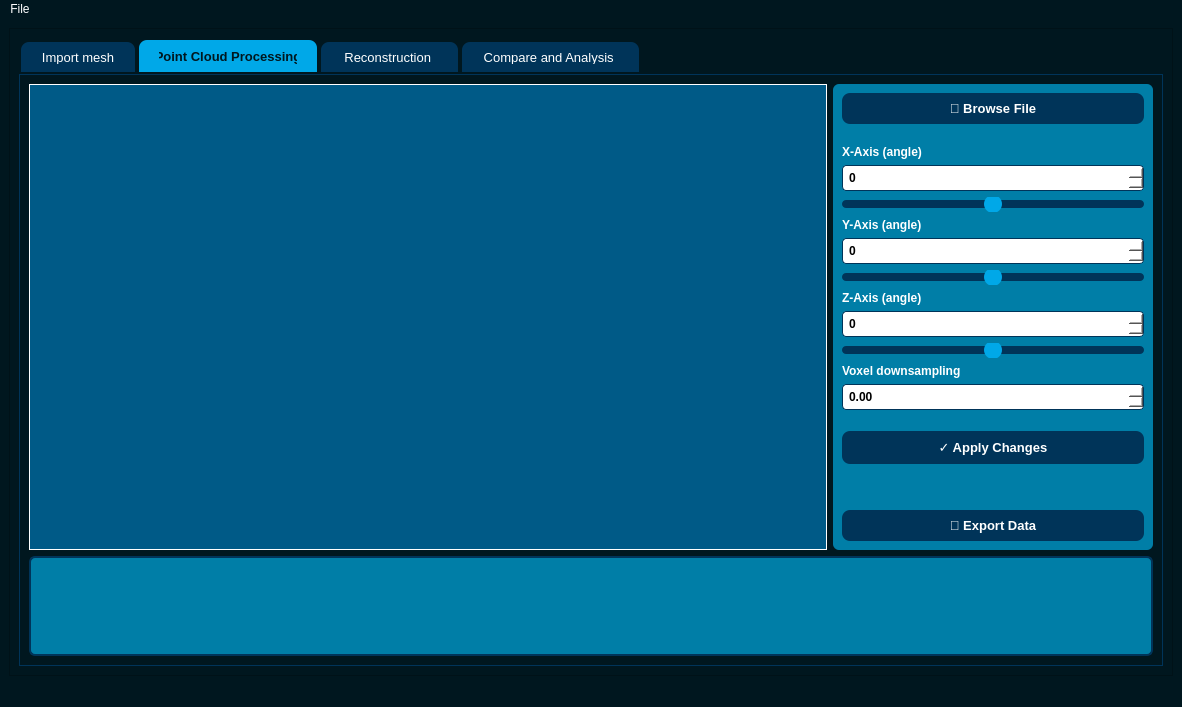
<?xml version="1.0" encoding="UTF-8"?>
<ui version="4.0">
 <class>MainWindow</class>
 <widget class="QMainWindow" name="MainWindow">
  <property name="geometry">
   <rect>
    <x>0</x>
    <y>0</y>
    <width>1182</width>
    <height>707</height>
   </rect>
  </property>
  <property name="windowTitle">
   <string>Model Reconstruction</string>
  </property>
  <property name="styleSheet">
   <string notr="true">background-color:#00171f;</string>
  </property>
  <widget class="QWidget" name="centralwidget">
   <layout class="QGridLayout" name="gridLayout_8">
    <item row="0" column="0">
     <widget class="QFrame" name="frame">
      <property name="styleSheet">
       <string notr="true">background-color:#00171f;</string>
      </property>
      <property name="frameShape">
       <enum>QFrame::StyledPanel</enum>
      </property>
      <property name="frameShadow">
       <enum>QFrame::Raised</enum>
      </property>
      <layout class="QGridLayout" name="gridLayout">
       <item row="0" column="0">
        <widget class="QTabWidget" name="tabWidget">
         <property name="minimumSize">
          <size>
           <width>0</width>
           <height>0</height>
          </size>
         </property>
         <property name="styleSheet">
          <string notr="true">
QTabWidget::pane {
    border: 1px solid #003459;
    background: #00171f;
}
QTabBar::tab {
    background: #003459;
    color: white;
    padding: 8px 20px;
    margin: 2px;
    border-top-left-radius: 8px;
    border-top-right-radius: 8px;
    font-size: 13px;
}
QTabBar::tab:selected {
    background: #00a8e8;
    color: #00171f;
    font-weight: bold;
}
QTabBar::tab:hover {
    background: #004b75;
}
QTabBar::tab:!selected {
    margin-top: 4px;
}
</string>
         </property>
         <property name="currentIndex">
          <number>1</number>
         </property>
         <widget class="QWidget" name="tab">
          <attribute name="title">
           <string> Import mesh </string>
          </attribute>
          <layout class="QGridLayout" name="gridLayout_2">
           <item row="0" column="1">
            <widget class="QFrame" name="frame_6">
             <property name="sizePolicy">
              <sizepolicy hsizetype="Expanding" vsizetype="Expanding">
               <horstretch>0</horstretch>
               <verstretch>0</verstretch>
              </sizepolicy>
             </property>
             <property name="minimumSize">
              <size>
               <width>280</width>
               <height>0</height>
              </size>
             </property>
             <property name="maximumSize">
              <size>
               <width>320</width>
               <height>16777215</height>
              </size>
             </property>
             <property name="styleSheet">
              <string notr="true">background-color: #007ea7;
border-radius: 6px;</string>
             </property>
             <property name="frameShape">
              <enum>QFrame::StyledPanel</enum>
             </property>
             <property name="frameShadow">
              <enum>QFrame::Raised</enum>
             </property>
             <layout class="QVBoxLayout" name="verticalLayout_2">
              <item>
               <widget class="QPushButton" name="btn_import">
                <property name="styleSheet">
                 <string notr="true">QPushButton {
    background-color: #003459;
    color: #ffffff;
    border: none;
    border-radius: 8px;
    padding: 8px 18px;
    font-size: 13px;
    font-weight: bold;
}
QPushButton:hover {
    background-color: #00a8e8;
}
QPushButton:pressed {
    background-color: #00263a;
}</string>
                </property>
                <property name="text">
                 <string>📁 Browse File</string>
                </property>
               </widget>
              </item>
              <item>
               <spacer name="verticalSpacer">
                <property name="orientation">
                 <enum>Qt::Vertical</enum>
                </property>
                <property name="sizeHint" stdset="0">
                 <size>
                  <width>20</width>
                  <height>10</height>
                 </size>
                </property>
               </spacer>
              </item>
              <item>
               <widget class="QLabel" name="label_x">
                <property name="styleSheet">
                 <string>color: #ffffff; font-weight: bold; font-size: 12px;</string>
                </property>
                <property name="text">
                 <string>X-Axis (angle)</string>
                </property>
               </widget>
              </item>
              <item>
               <widget class="QSpinBox" name="spinBox_X">
                <property name="styleSheet">
                 <string>QSpinBox {
    background-color: #ffffff;
    color: #000000;
    border: 1px solid #003459;
    border-radius: 4px;
    padding: 4px;
    font-weight: bold;
}</string>
                </property>
                <property name="minimum">
                 <number>-360</number>
                </property>
                <property name="maximum">
                 <number>360</number>
                </property>
                <property name="singleStep">
                 <number>1</number>
                </property>
               </widget>
              </item>
              <item>
               <widget class="QSlider" name="slider_X">
                <property name="styleSheet">
                 <string>QSlider::groove:horizontal {
    background: #003459;
    height: 8px;
    border-radius: 4px;
}
QSlider::handle:horizontal {
    background: #00a8e8;
    width: 18px;
    margin: -5px 0;
    border-radius: 9px;
}</string>
                </property>
                <property name="minimum">
                 <number>-360</number>
                </property>
                <property name="maximum">
                 <number>360</number>
                </property>
                <property name="orientation">
                 <enum>Qt::Horizontal</enum>
                </property>
               </widget>
              </item>
              <item>
               <widget class="QLabel" name="label_y">
                <property name="styleSheet">
                 <string>color: #ffffff; font-weight: bold; font-size: 12px;</string>
                </property>
                <property name="text">
                 <string>Y-Axis (angle)</string>
                </property>
               </widget>
              </item>
              <item>
               <widget class="QSpinBox" name="spinBox_Y">
                <property name="styleSheet">
                 <string>QSpinBox {
    background-color: #ffffff;
    color: #000000;
    border: 1px solid #003459;
    border-radius: 4px;
    padding: 4px;
    font-weight: bold;
}</string>
                </property>
                <property name="minimum">
                 <number>-360</number>
                </property>
                <property name="maximum">
                 <number>360</number>
                </property>
                <property name="singleStep">
                 <number>1</number>
                </property>
               </widget>
              </item>
              <item>
               <widget class="QSlider" name="slider_Y">
                <property name="styleSheet">
                 <string>QSlider::groove:horizontal {
    background: #003459;
    height: 8px;
    border-radius: 4px;
}
QSlider::handle:horizontal {
    background: #00a8e8;
    width: 18px;
    margin: -5px 0;
    border-radius: 9px;
}</string>
                </property>
                <property name="minimum">
                 <number>-360</number>
                </property>
                <property name="maximum">
                 <number>360</number>
                </property>
                <property name="orientation">
                 <enum>Qt::Horizontal</enum>
                </property>
               </widget>
              </item>
              <item>
               <widget class="QLabel" name="label_z">
                <property name="styleSheet">
                 <string>color: #ffffff; font-weight: bold; font-size: 12px;</string>
                </property>
                <property name="text">
                 <string>Z-Axis (angle)</string>
                </property>
               </widget>
              </item>
              <item>
               <widget class="QSpinBox" name="spinBox_Z">
                <property name="styleSheet">
                 <string>QSpinBox {
    background-color: #ffffff;
    color: #000000;
    border: 1px solid #003459;
    border-radius: 4px;
    padding: 4px;
    font-weight: bold;
}</string>
                </property>
                <property name="minimum">
                 <number>-360</number>
                </property>
                <property name="maximum">
                 <number>360</number>
                </property>
                <property name="singleStep">
                 <number>1</number>
                </property>
               </widget>
              </item>
              <item>
               <widget class="QSlider" name="slider_Z">
                <property name="styleSheet">
                 <string>QSlider::groove:horizontal {
    background: #003459;
    height: 8px;
    border-radius: 4px;
}
QSlider::handle:horizontal {
    background: #00a8e8;
    width: 18px;
    margin: -5px 0;
    border-radius: 9px;
}</string>
                </property>
                <property name="minimum">
                 <number>-360</number>
                </property>
                <property name="maximum">
                 <number>360</number>
                </property>
                <property name="orientation">
                 <enum>Qt::Horizontal</enum>
                </property>
               </widget>
              </item>
              <item>
               <spacer name="verticalSpacer_1">
                <property name="orientation">
                 <enum>Qt::Vertical</enum>
                </property>
                <property name="sizeHint" stdset="0">
                 <size>
                  <width>20</width>
                  <height>15</height>
                 </size>
                </property>
               </spacer>
              </item>
              <item>
               <widget class="QPushButton" name="pushButton">
                <property name="styleSheet">
                 <string notr="true">QPushButton {
    background-color: #003459;
    color: #ffffff;
    border: none;
    border-radius: 8px;
    padding: 8px 18px;
    font-size: 13px;
    font-weight: bold;
}
QPushButton:hover {
    background-color: #00a8e8;
}
QPushButton:pressed {
    background-color: #00263a;
}</string>
                </property>
                <property name="text">
                 <string>✓ Apply Changes</string>
                </property>
               </widget>
              </item>
              <item>
               <spacer name="verticalSpacer_2">
                <property name="orientation">
                 <enum>Qt::Vertical</enum>
                </property>
                <property name="sizeHint" stdset="0">
                 <size>
                  <width>20</width>
                  <height>40</height>
                 </size>
                </property>
               </spacer>
              </item>
              <item>
               <widget class="QPushButton" name="btn_export">
                <property name="styleSheet">
                 <string notr="true">QPushButton {
    background-color: #003459;
    color: #ffffff;
    border: none;
    border-radius: 8px;
    padding: 8px 18px;
    font-size: 13px;
    font-weight: bold;
}
QPushButton:hover {
    background-color: #00a8e8;
}
QPushButton:pressed {
    background-color: #00263a;
}</string>
                </property>
                <property name="text">
                 <string>💾 Export Data</string>
                </property>
               </widget>
              </item>
             </layout>
            </widget>
           </item>
           <item row="1" column="0" colspan="3">
            <widget class="QFrame" name="frame_console">
             <property name="minimumSize">
              <size>
               <width>0</width>
               <height>100</height>
              </size>
             </property>
             <property name="maximumSize">
              <size>
               <width>16777215</width>
               <height>100</height>
              </size>
             </property>
             <property name="styleSheet">
              <string notr="true">QFrame {
    background-color: #007ea7;
    border: 2px solid #003459;
    border-radius: 6px;
}
QTextEdit, QPlainTextEdit {
    background-color: #007ea7;
    color: white;
    font-family: &quot;Courier New&quot;, monospace;
    font-size: 16px;
    border: none;
}</string>
             </property>
             <property name="frameShape">
              <enum>QFrame::StyledPanel</enum>
             </property>
             <property name="frameShadow">
              <enum>QFrame::Raised</enum>
             </property>
            </widget>
           </item>
           <item row="0" column="0">
            <widget class="QFrame" name="frame_view">
             <property name="sizePolicy">
              <sizepolicy hsizetype="Expanding" vsizetype="Preferred">
               <horstretch>0</horstretch>
               <verstretch>0</verstretch>
              </sizepolicy>
             </property>
             <property name="styleSheet">
              <string notr="true">border: 1px solid #ffffff;
background-color:#005a87;</string>
             </property>
             <property name="frameShape">
              <enum>QFrame::StyledPanel</enum>
             </property>
             <property name="frameShadow">
              <enum>QFrame::Raised</enum>
             </property>
            </widget>
           </item>
          </layout>
         </widget>
         <widget class="QWidget" name="tab_2">
          <attribute name="title">
           <string>  Point Cloud Processing  </string>
          </attribute>
          <layout class="QGridLayout" name="gridLayout_7">
           <item row="0" column="0">
            <layout class="QGridLayout" name="gridLayout_6">
             <item row="0" column="0">
              <widget class="QFrame" name="frame_view_2">
               <property name="sizePolicy">
                <sizepolicy hsizetype="Expanding" vsizetype="Preferred">
                 <horstretch>0</horstretch>
                 <verstretch>0</verstretch>
                </sizepolicy>
               </property>
               <property name="styleSheet">
                <string notr="true">border: 1px solid #ffffff;
background-color:#005a87;</string>
               </property>
               <property name="frameShape">
                <enum>QFrame::StyledPanel</enum>
               </property>
               <property name="frameShadow">
                <enum>QFrame::Raised</enum>
               </property>
              </widget>
             </item>
             <item row="0" column="1">
              <widget class="QFrame" name="frame_11">
               <property name="sizePolicy">
                <sizepolicy hsizetype="Expanding" vsizetype="Expanding">
                 <horstretch>0</horstretch>
                 <verstretch>0</verstretch>
                </sizepolicy>
               </property>
               <property name="minimumSize">
                <size>
                 <width>280</width>
                 <height>0</height>
                </size>
               </property>
               <property name="maximumSize">
                <size>
                 <width>320</width>
                 <height>16777215</height>
                </size>
               </property>
               <property name="styleSheet">
                <string notr="true">background-color: #007ea7;
border-radius: 6px;</string>
               </property>
               <property name="frameShape">
                <enum>QFrame::StyledPanel</enum>
               </property>
               <property name="frameShadow">
                <enum>QFrame::Raised</enum>
               </property>
               <layout class="QVBoxLayout" name="verticalLayout_13">
                <item>
                 <widget class="QPushButton" name="btn_import_2">
                  <property name="styleSheet">
                   <string notr="true">QPushButton {
    background-color: #003459;
    color: #ffffff;
    border: none;
    border-radius: 8px;
    padding: 8px 18px;
    font-size: 13px;
    font-weight: bold;
}
QPushButton:hover {
    background-color: #00a8e8;
}
QPushButton:pressed {
    background-color: #00263a;
}</string>
                  </property>
                  <property name="text">
                   <string>📁 Browse File</string>
                  </property>
                 </widget>
                </item>
                <item>
                 <spacer name="verticalSpacer_33">
                  <property name="orientation">
                   <enum>Qt::Vertical</enum>
                  </property>
                  <property name="sizeHint" stdset="0">
                   <size>
                    <width>20</width>
                    <height>10</height>
                   </size>
                  </property>
                 </spacer>
                </item>
                <item>
                 <widget class="QLabel" name="label_x_2">
                  <property name="styleSheet">
                   <string>color: #ffffff; font-weight: bold; font-size: 12px;</string>
                  </property>
                  <property name="text">
                   <string>X-Axis (angle)</string>
                  </property>
                 </widget>
                </item>
                <item>
                 <widget class="QSpinBox" name="spinBox_X_2">
                  <property name="styleSheet">
                   <string>QSpinBox {
    background-color: #ffffff;
    color: #000000;
    border: 1px solid #003459;
    border-radius: 4px;
    padding: 4px;
    font-weight: bold;
}</string>
                  </property>
                  <property name="minimum">
                   <number>-360</number>
                  </property>
                  <property name="maximum">
                   <number>360</number>
                  </property>
                  <property name="singleStep">
                   <number>1</number>
                  </property>
                 </widget>
                </item>
                <item>
                 <widget class="QSlider" name="slider_X_2">
                  <property name="styleSheet">
                   <string>QSlider::groove:horizontal {
    background: #003459;
    height: 8px;
    border-radius: 4px;
}
QSlider::handle:horizontal {
    background: #00a8e8;
    width: 18px;
    margin: -5px 0;
    border-radius: 9px;
}</string>
                  </property>
                  <property name="minimum">
                   <number>-360</number>
                  </property>
                  <property name="maximum">
                   <number>360</number>
                  </property>
                  <property name="orientation">
                   <enum>Qt::Horizontal</enum>
                  </property>
                 </widget>
                </item>
                <item>
                 <widget class="QLabel" name="label_y_12">
                  <property name="styleSheet">
                   <string>color: #ffffff; font-weight: bold; font-size: 12px;</string>
                  </property>
                  <property name="text">
                   <string>Y-Axis (angle)</string>
                  </property>
                 </widget>
                </item>
                <item>
                 <widget class="QSpinBox" name="spinBox_Y_2">
                  <property name="styleSheet">
                   <string>QSpinBox {
    background-color: #ffffff;
    color: #000000;
    border: 1px solid #003459;
    border-radius: 4px;
    padding: 4px;
    font-weight: bold;
}</string>
                  </property>
                  <property name="minimum">
                   <number>-360</number>
                  </property>
                  <property name="maximum">
                   <number>360</number>
                  </property>
                  <property name="singleStep">
                   <number>1</number>
                  </property>
                 </widget>
                </item>
                <item>
                 <widget class="QSlider" name="slider_Y_2">
                  <property name="styleSheet">
                   <string>QSlider::groove:horizontal {
    background: #003459;
    height: 8px;
    border-radius: 4px;
}
QSlider::handle:horizontal {
    background: #00a8e8;
    width: 18px;
    margin: -5px 0;
    border-radius: 9px;
}</string>
                  </property>
                  <property name="minimum">
                   <number>-360</number>
                  </property>
                  <property name="maximum">
                   <number>360</number>
                  </property>
                  <property name="orientation">
                   <enum>Qt::Horizontal</enum>
                  </property>
                 </widget>
                </item>
                <item>
                 <widget class="QLabel" name="label_z_12">
                  <property name="styleSheet">
                   <string>color: #ffffff; font-weight: bold; font-size: 12px;</string>
                  </property>
                  <property name="text">
                   <string>Z-Axis (angle)</string>
                  </property>
                 </widget>
                </item>
                <item>
                 <widget class="QSpinBox" name="spinBox_Z_2">
                  <property name="styleSheet">
                   <string>QSpinBox {
    background-color: #ffffff;
    color: #000000;
    border: 1px solid #003459;
    border-radius: 4px;
    padding: 4px;
    font-weight: bold;
}</string>
                  </property>
                  <property name="minimum">
                   <number>-360</number>
                  </property>
                  <property name="maximum">
                   <number>360</number>
                  </property>
                  <property name="singleStep">
                   <number>1</number>
                  </property>
                 </widget>
                </item>
                <item>
                 <widget class="QSlider" name="slider_Z_2">
                  <property name="styleSheet">
                   <string>QSlider::groove:horizontal {
    background: #003459;
    height: 8px;
    border-radius: 4px;
}
QSlider::handle:horizontal {
    background: #00a8e8;
    width: 18px;
    margin: -5px 0;
    border-radius: 9px;
}</string>
                  </property>
                  <property name="minimum">
                   <number>-360</number>
                  </property>
                  <property name="maximum">
                   <number>360</number>
                  </property>
                  <property name="orientation">
                   <enum>Qt::Horizontal</enum>
                  </property>
                 </widget>
                </item>
                <item>
                 <widget class="QLabel" name="label">
                  <property name="styleSheet">
                   <string notr="true">color: #ffffff; font-weight: bold; font-size: 12px;</string>
                  </property>
                  <property name="text">
                   <string>Voxel downsampling</string>
                  </property>
                 </widget>
                </item>
                <item>
                 <widget class="QDoubleSpinBox" name="Point_density_spinbox">
                  <property name="styleSheet">
                   <string notr="true">
    background-color: #ffffff;
    color: #000000;
    border: 1px solid #003459;
    border-radius: 4px;
    padding: 4px;
    font-weight: bold;</string>
                  </property>
                 </widget>
                </item>
                <item>
                 <spacer name="verticalSpacer_34">
                  <property name="orientation">
                   <enum>Qt::Vertical</enum>
                  </property>
                  <property name="sizeHint" stdset="0">
                   <size>
                    <width>20</width>
                    <height>15</height>
                   </size>
                  </property>
                 </spacer>
                </item>
                <item>
                 <widget class="QPushButton" name="pushButton_2">
                  <property name="styleSheet">
                   <string notr="true">QPushButton {
    background-color: #003459;
    color: #ffffff;
    border: none;
    border-radius: 8px;
    padding: 8px 18px;
    font-size: 13px;
    font-weight: bold;
}
QPushButton:hover {
    background-color: #00a8e8;
}
QPushButton:pressed {
    background-color: #00263a;
}</string>
                  </property>
                  <property name="text">
                   <string>✓ Apply Changes</string>
                  </property>
                 </widget>
                </item>
                <item>
                 <spacer name="verticalSpacer_35">
                  <property name="orientation">
                   <enum>Qt::Vertical</enum>
                  </property>
                  <property name="sizeHint" stdset="0">
                   <size>
                    <width>20</width>
                    <height>40</height>
                   </size>
                  </property>
                 </spacer>
                </item>
                <item>
                 <widget class="QPushButton" name="btn_export_2">
                  <property name="styleSheet">
                   <string notr="true">QPushButton {
    background-color: #003459;
    color: #ffffff;
    border: none;
    border-radius: 8px;
    padding: 8px 18px;
    font-size: 13px;
    font-weight: bold;
}
QPushButton:hover {
    background-color: #00a8e8;
}
QPushButton:pressed {
    background-color: #00263a;
}</string>
                  </property>
                  <property name="text">
                   <string>💾 Export Data</string>
                  </property>
                 </widget>
                </item>
               </layout>
              </widget>
             </item>
             <item row="1" column="0" colspan="2">
              <widget class="QFrame" name="frame_console_2">
               <property name="minimumSize">
                <size>
                 <width>0</width>
                 <height>100</height>
                </size>
               </property>
               <property name="maximumSize">
                <size>
                 <width>16777215</width>
                 <height>100</height>
                </size>
               </property>
               <property name="styleSheet">
                <string notr="true">QFrame {
    background-color: #007ea7;
    border: 2px solid #003459;
    border-radius: 6px;
}
QTextEdit, QPlainTextEdit {
    background-color: #007ea7;
    color: white;
    font-family: &quot;Courier New&quot;, monospace;
    font-size: 16px;
    border: none;
}</string>
               </property>
               <property name="frameShape">
                <enum>QFrame::StyledPanel</enum>
               </property>
               <property name="frameShadow">
                <enum>QFrame::Raised</enum>
               </property>
              </widget>
             </item>
            </layout>
           </item>
          </layout>
         </widget>
         <widget class="QWidget" name="tab_5">
          <attribute name="title">
           <string>  Reconstruction   </string>
          </attribute>
         </widget>
         <widget class="QWidget" name="tab_6">
          <attribute name="title">
           <string>  Compare and Analysis   </string>
          </attribute>
         </widget>
        </widget>
       </item>
      </layout>
     </widget>
    </item>
   </layout>
  </widget>
  <widget class="QMenuBar" name="menubar">
   <property name="geometry">
    <rect>
     <x>0</x>
     <y>0</y>
     <width>1182</width>
     <height>22</height>
    </rect>
   </property>
   <property name="styleSheet">
    <string notr="true">color:white;</string>
   </property>
   <widget class="QMenu" name="menuFile">
    <property name="styleSheet">
     <string notr="true">color:white;</string>
    </property>
    <property name="title">
     <string>File</string>
    </property>
    <addaction name="separator"/>
   </widget>
   <addaction name="menuFile"/>
  </widget>
  <widget class="QStatusBar" name="statusbar"/>
 </widget>
 <resources/>
 <connections/>
</ui>
